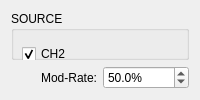
                <widget class="QWidget" name="AM">
                 <attribute name="title">
                  <string>AM</string>
                 </attribute>
                 <layout class="QGridLayout" name="gridLayout_14">
                  <item row="1" column="1">
                   <widget class="QDoubleSpinBox" name="MODULATION_AM_RATE">
                    <property name="prefix">
                     <string/>
                    </property>
                    <property name="suffix">
                     <string>%</string>
                    </property>
                    <property name="decimals">
                     <number>1</number>
                    </property>
                    <property name="maximum">
                     <double>200.000000000000000</double>
                    </property>
                    <property name="value">
                     <double>50.000000000000000</double>
                    </property>
                   </widget>
                  </item>
                  <item row="0" column="0" colspan="2">
                   <widget class="QGroupBox" name="MODULATION_AM_SOURCE">
                    <property name="font">
                     <font>
                      <bold>false</bold>
                     </font>
                    </property>
                    <property name="title">
                     <string>SOURCE</string>
                    </property>
                    <widget class="QCheckBox" name="MODULATION_AM_CH2">
                     <property name="geometry">
                      <rect>
                       <x>11</x>
                       <y>31</y>
                       <width>55</width>
                       <height>24</height>
                      </rect>
                     </property>
                     <property name="font">
                      <font>
                       <bold>false</bold>
                      </font>
                     </property>
                     <property name="text">
                      <string>CH2</string>
                     </property>
                     <property name="checked">
                      <bool>true</bool>
                     </property>
                     <property name="autoExclusive">
                      <bool>true</bool>
                     </property>
                    </widget>
                    <widget class="QCheckBox" name="MODULATION_AM_VCO_IN">
                     <property name="geometry">
                      <rect>
                       <x>189</x>
                       <y>31</y>
                       <width>114</width>
                       <height>24</height>
                      </rect>
                     </property>
                     <property name="font">
                      <font>
                       <bold>false</bold>
                      </font>
                     </property>
                     <property name="text">
                      <string>Ext. (VCO-IN)</string>
                     </property>
                     <property name="autoExclusive">
                      <bool>true</bool>
                     </property>
                    </widget>
                   </widget>
                  </item>
                  <item row="1" column="0">
                   <widget class="QLabel" name="label_12">
                    <property name="text">
                     <string>Mod-Rate:</string>
                    </property>
                    <property name="alignment">
                     <set>Qt::AlignmentFlag::AlignRight|Qt::AlignmentFlag::AlignTrailing|Qt::AlignmentFlag::AlignVCenter</set>
                    </property>
                   </widget>
                  </item>
                 </layout>
                </widget>
